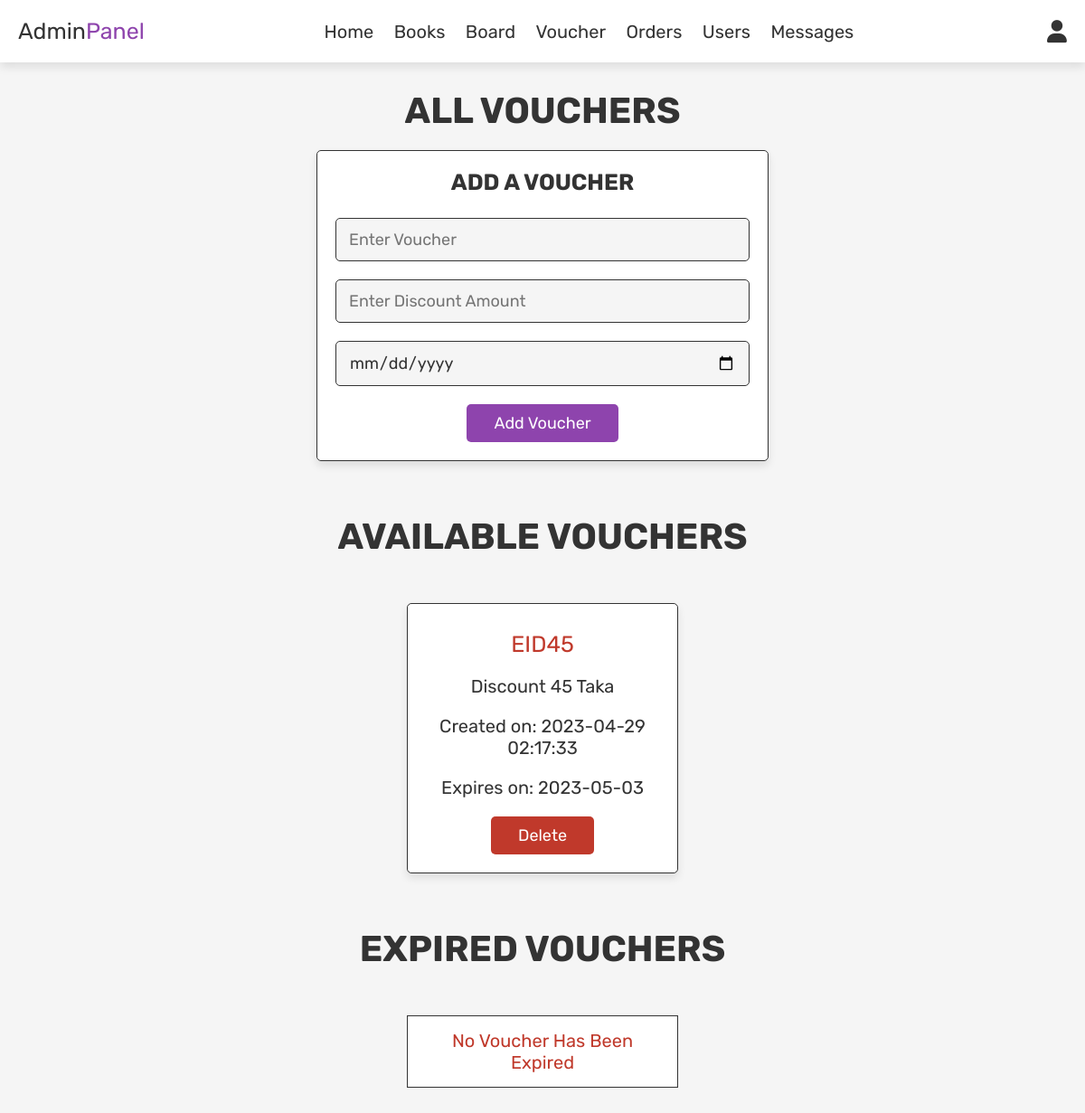
The page /admin_voucher.php (signed in) on the database its author committed.
### tables this page shows
CREATE TABLE `vouchers` (
  `voucher_id` int(100) NOT NULL,
  `voucher_code` varchar(100) NOT NULL,
  `voucher_discount` int(100) NOT NULL,
  `voucher_creation_date` timestamp NOT NULL DEFAULT current_timestamp() ON UPDATE current_timestamp(),
  `voucher_expiration_date` date NOT NULL
);

### admin_voucher.php (the view, shortened to what this page needs)
<?php
include 'config.php';
?>
<!DOCTYPE html>
<html lang="en">
<head>
   <link rel="stylesheet" href="https://cdnjs.cloudflare.com/ajax/libs/font-awesome/6.0.0/css/all.min.css">
   <link rel="stylesheet" href="css/admin_style.css">
   <link rel="stylesheet" href="css/style.css">
</head>
<body>
<?php include 'admin_header.php'; ?>
<section class="add-products">
   <h1 class="title">All Vouchers</h1>
   <form action="" method="post" enctype="multipart/form-data">
      <h3>Add A Voucher</h3>
      <input type="text" name="voucher_code" class="box" placeholder="Enter Voucher" required>
      <input type="number" name="voucher_discount" class="box" placeholder="Enter Discount Amount" required>
      <input type="date" name="voucher_expiration_date" class="box" placeholder="Publication Date" required>
      <input type="submit" value="Add Voucher" name="add_voucher" class="btn">
   </form>
</section>
<section class="add-products">
   <h1 class="title">Available Vouchers</h1>
</section>
<section class="show-products">
   <div class="box-container">
   <?php
        $current_date = date('Y-m-d');
        $select_voucher = mysqli_query($conn, "SELECT * FROM `vouchers` WHERE voucher_expiration_date > '$current_date'") or die('query failed');
        if(mysqli_num_rows($select_voucher) > 0){
        while($fetch_products = mysqli_fetch_assoc($select_voucher)){
        ?>
        <div class="box">
        <div class="price"><?php echo $fetch_products['voucher_code']; ?></div>
         <div class="name">Discount <?php echo $fetch_products['voucher_discount']; ?> Taka</div>
            <div class="name">Created on: <?php echo $fetch_products['voucher_creation_date']; ?></div>
            <div class="name">Expires on: <?php echo $fetch_products['voucher_expiration_date']; ?></div>
            <a href="admin_voucher.php?delete=<?php echo $fetch_products['voucher_id']; ?>" class="delete-btn" onclick="return confirm('delete this product?');">delete</a>
        </div>
        <?php
        }
        }else{
        echo '<p class="empty">No Available Voucher</p>';
        }
    ?>
   </div>
</section>
<section class="add-products">
   <h1 class="title">Expired Vouchers</h1>
</section>
<section class="show-products">
   <div class="box-container">
   <?php
        $current_date = date('Y-m-d');
        $select_voucher = mysqli_query($conn, "SELECT * FROM `vouchers` WHERE voucher_expiration_date < '$current_date'") or die('query failed');
        if(mysqli_num_rows($select_voucher) > 0){
        while($fetch_products = mysqli_fetch_assoc($select_voucher)){
        ?>
        <div class="box">
            <div class="price"><?php echo $fetch_products['voucher_code']; ?></div>
            <div class="name">Discount <?php echo $fetch_products['voucher_discount']; ?> Taka</div>
            <div class="name">Created on: <?php echo $fetch_products['voucher_creation_date']; ?></div>
            <div class="name">Expires on: <?php echo $fetch_products['voucher_expiration_date']; ?></div>
            <a href="admin_voucher.php?delete=<?php echo $fetch_products['voucher_id']; ?>" class="delete-btn" onclick="return confirm('delete this product?');">delete</a>
        </div>
        <?php
        }
        }else{
        echo '<p class="empty">No Voucher Has Been Expired</p>';
        }
    ?>
   </div>
</section>
</body>
</html>

### css/admin_style.css (style rules this page uses)
:root { --purple:#8e44ad; --red:#c0392b; --orange:#f39c12; --black:#333; --white:#fff; --light-color:#666; --light-white:#ccc; --light-bg:#f5f5f5; --border:.1rem solid var(--black); --box-shadow:0 .5rem 1rem rgba(0,0,0,.1); }
* { font-family: 'Rubik', sans-serif; margin:0; padding:0; box-sizing: border-box; outline: none; border:none; text-decoration: none; transition:all .2s linear; }
html { font-size: 62.5%; overflow-x: hidden; }
body { background-color: var(--light-bg); }
section { padding:3rem 2rem; }
.title { text-align: center; margin-bottom: 2rem; text-transform: uppercase; color:var(--black); font-size: 4rem; }
.empty { padding:1.5rem; text-align: center; border:var(--border); background-color: var(--white); color:var(--red); font-size: 2rem; }
.btn, .option-btn, .delete-btn, .white-btn { display: inline-block; margin-top: 1rem; padding:1rem 3rem; cursor: pointer; color:var(--white); font-size: 1.8rem; border-radius: .5rem; text-transform: capitalize; }
.white-btn, .btn { background-color: var(--purple); }
.delete-btn { background-color: var(--red); }
.add-products form { background-color: var(--white); border-radius: .5rem; padding:2rem; text-align: center; box-shadow: var(--box-shadow); border:var(--border); max-width: 50rem; margin:0 auto; }
.add-products form h3 { font-size: 2.5rem; text-transform: uppercase; color:var(--black); margin-bottom: 1.5rem; }
.add-products form .box { width: 100%; background-color: var(--light-bg); border-radius: .5rem; margin:1rem 0; padding:1.2rem 1.4rem; color:var(--black); font-size: 1.8rem; border:var(--border); }
.show-products .box-container { display: grid; grid-template-columns: repeat(auto-fit, 30rem); justify-content: center; gap:1.5rem; max-width: 1200px; margin:0 auto; align-items: flex-start; }
.show-products { padding-top: 0; }
.show-products .box-container .box { text-align: center; padding:2rem; border-radius: .5rem; border:var(--border); box-shadow: var(--box-shadow); background-color: var(--white); }
.show-products .box-container .box .name { padding:1rem 0; font-size: 2rem; color:var(--black); }
.show-products .box-container .box .price { padding:1rem 0; font-size: 2.5rem; color:var(--red); }

### css/style.css (style rules this page uses)
:root { --purple:#8e44ad; --red:#c0392b; --orange:#f39c12; --black:#333; --white:#fff; --light-color:#666; --light-white:#ccc; --light-bg:#f5f5f5; --border:.1rem solid var(--black); --box-shadow:0 .5rem 1rem rgba(0,0,0,.1); }
* { font-family: 'Rubik', sans-serif; margin:0; padding:0; box-sizing: border-box; outline: none; border:none; text-decoration: none; transition:all .2s linear; }
html { font-size: 62.5%; overflow-x: hidden; }
section { padding:3rem 2rem; }
.empty { padding:1.5rem; text-align: center; border:var(--border); background-color: var(--white); color:var(--red); font-size: 2rem; }
.title { text-align: center; margin-bottom: 2rem; text-transform: uppercase; color:var(--black); font-size: 4rem; }
.btn, .option-btn, .delete-btn, .white-btn { display: inline-block; margin-top: 1rem; padding:1rem 3rem; cursor: pointer; color:var(--white); font-size: 1.8rem; border-radius: .5rem; text-transform: capitalize; }
.white-btn, .btn { background-color: var(--purple); }
.delete-btn { background-color: var(--red); }

### rows shown on the page
vouchers: voucher_code "EID45", voucher_discount "45", voucher_creation_date "2023-04-29 02:17:33", voucher_expiration_date "2023-05-03"
